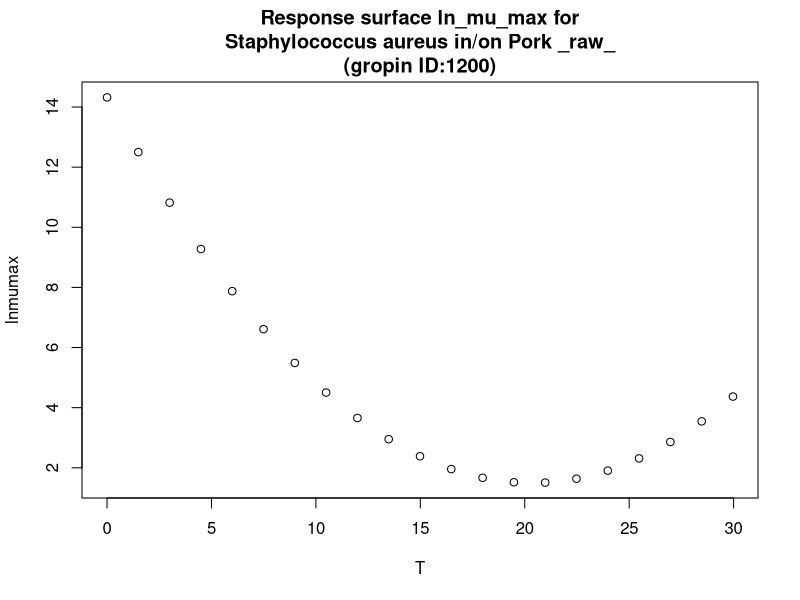

The R script that drew this image:
#############################
# start of Parameter script
#############################
T <- seq(0,29.97002997003,length.out=21)
#############################
# end of Parameter script
#############################
############################# 
# start of Model script Gropin ID 1200 
#############################
 
# constant coefficients for this model
 
variables <- data.frame(T)
argumentsPar <- unique.data.frame(expand.grid(variables))
 
# heart of the model
response_surface <- function(T) {
   mumax <-14.3204-1.2611*T+0.0310*(T^2)

	return(mumax=mumax)
} 

# output parameters
responseSurface <- cbind(argumentsPar,response_surface(argumentsPar['T']))
colnames(responseSurface) <- c(colnames(argumentsPar),'lnmumax')
#############################
# End of Model script
#############################
############################# 
# start of Visualisation script Gropin ID 1200 
#############################
titleText <-'Response surface ln_mu_max for
Staphylococcus aureus in/on Pork _raw_
(gropin ID:1200)'
plot(T,responseSurface$'lnmumax',xlab='T',
                          ylab='lnmumax',main=titleText)
#############################
# End of Visualisation script
#############################
